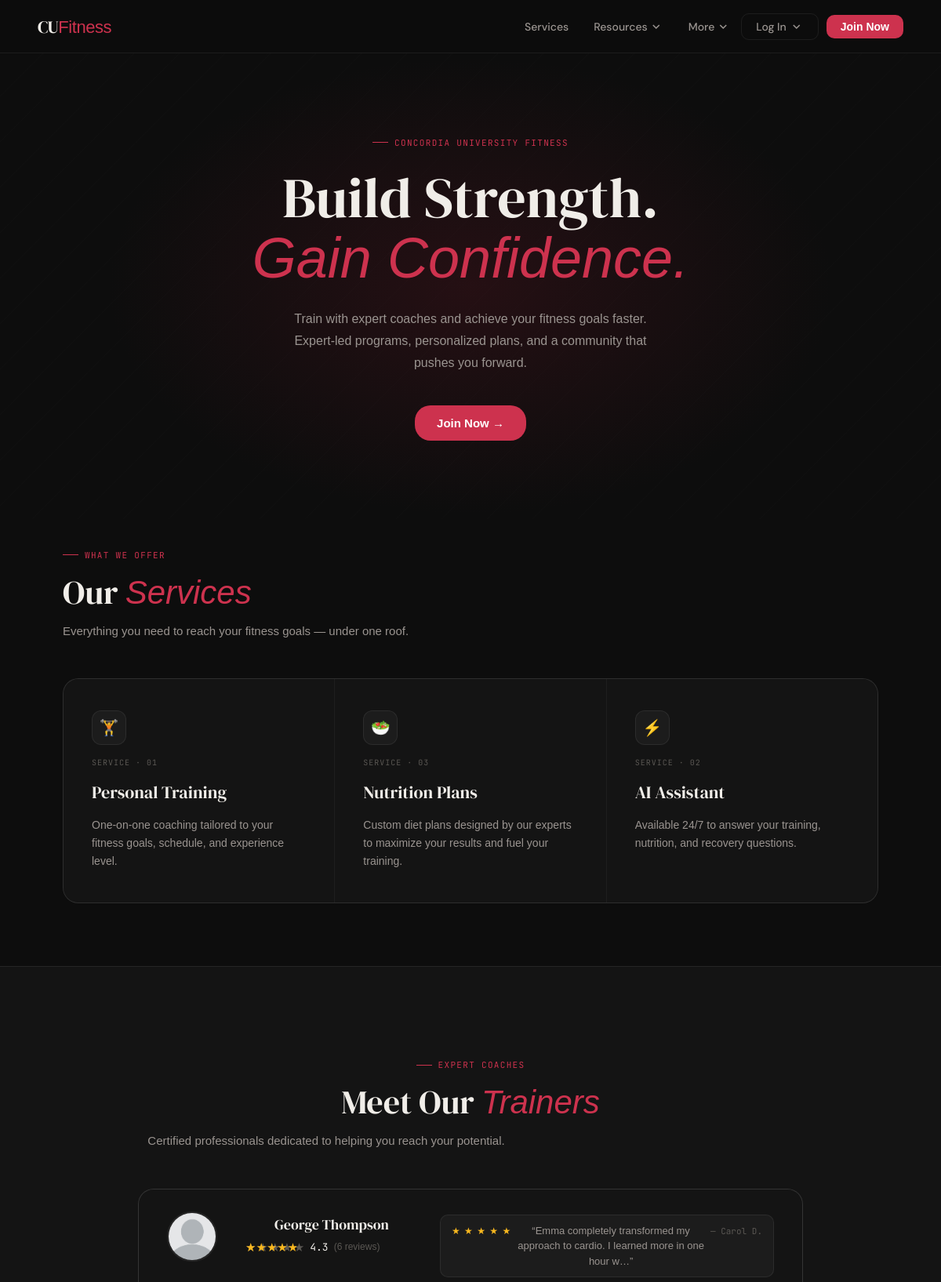
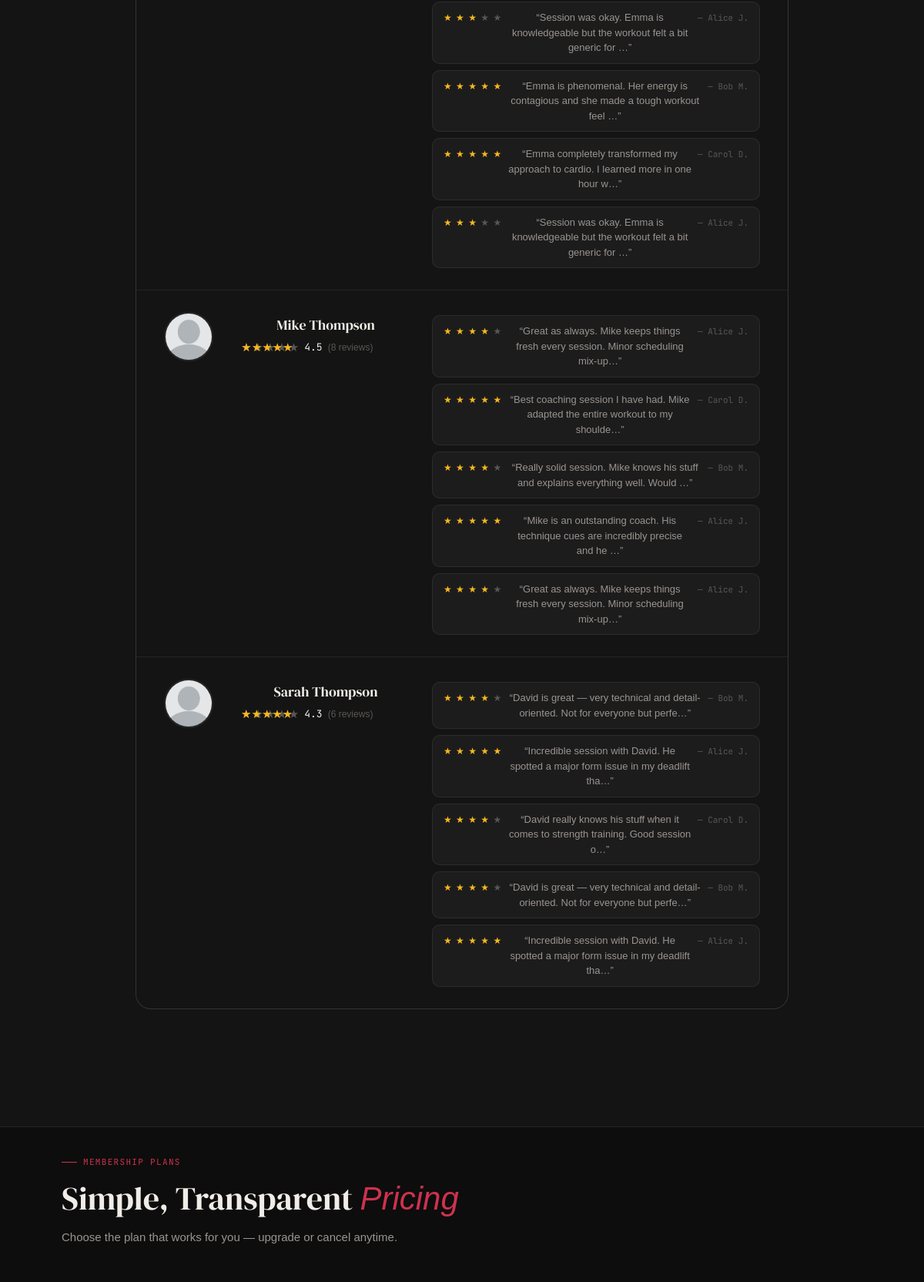
The page / (upper part) on the database its author committed (2 pictures, top to bottom).
### CUFitness/models.py (models this page shows, shortened)
class CustomUser(AbstractBaseUser, PermissionsMixin):
    ROLE_CHOICES = [
        ('MEMBER', 'Member'),
        ('COACH', 'Coach'),
        ('STAFF', 'Staff'),
        ('ADMIN', 'Admin'),
    ]
    role = models.CharField(max_length=20, choices=ROLE_CHOICES, default='MEMBER', verbose_name='user role')
    MEMBERSHIP_CHOICES = [
        ("BASIC", "Basic"),
        ("STANDARD", "Standard"),
        ("PLATINUM", "Platinum"),
        ("PER_SESSION", "Per Session"),
    ]
    email = models.EmailField(_("email address"), unique=True)
    first_name = models.CharField(_("first name"), max_length=50, default='')
    last_name = models.CharField(_("last name"), max_length=50, default='')
    membership = models.CharField(_("membership"), max_length=50, choices=MEMBERSHIP_CHOICES, default='BASIC')
    phone_number = models.CharField(max_length=20, default='', help_text='e.g. +1 514 555 0123')
    date_of_birth = models.DateField(null=True,)
    address = models.CharField(max_length=255, default='', blank=True,)
    profile_picture = models.ImageField(upload_to='profile_pictures/', default='defaults/Default_Profile_Picture.jpg',blank=True,)
    REQUEST_STATUS_CHOICES = [
        ('NONE', 'No Request'),
        ('PENDING', 'Pending Approval'),
        ('APPROVED', 'Approved'),
        ('REJECTED', 'Rejected'),
    ]
    coach_request_status = models.CharField(
        max_length=20,
        choices=REQUEST_STATUS_CHOICES,
        default='NONE',
        verbose_name='Coach request status'
    )
    WORKOUT_VISIBILITY_CHOICES = [
        ('PUBLIC', 'Public'),
        ('COACH_ONLY', 'Coach Only'),
    ]
    workout_visibility = models.CharField(
        max_length=20,
        choices=WORKOUT_VISIBILITY_CHOICES,
        default='COACH_ONLY',
        verbose_name='Workout history privacy setting'
    )
    is_staff = models.BooleanField(default=False)   # Staff access
    is_active = models.BooleanField(default=True)   # Account deactivation control
    date_joined = models.DateTimeField(default=timezone.now)
    USERNAME_FIELD = "email"    # Use email as login
    REQUIRED_FIELDS = []    # Safety control for createsuperuser
    objects = CustomUserManager()
    def average_rating(self):
        if self.role != 'COACH':
            return 0
        reviews = self.received_reviews.all()
        if not reviews:
            return 0
        total = sum(r.rating for r in reviews)
        return round(total / reviews.count(), 1)
    def latest_reviews(self, limit=5):
        if self.role != 'COACH':
            return CoachReview.objects.none()
        return self.received_reviews.order_by('-created_at')[:limit]
    def total_reviews_count(self):
        if self.role != 'COACH':
            return 0
        return self.received_reviews.count()
    class Meta:
        permissions = [
            ("can_ban_users", "Can ban users"),
            ("can_view_coach_requests", "Can view coach requests"),
            ("can_accept_coach_requests", "Can accept coach requests"),
            ("can_change_user_role", "Can change user role"),
            ("can_view_user_reports", "Can view user reports"),
        ]

class CoachReview(models.Model):
    coach = models.ForeignKey(
        CustomUser,
        on_delete=models.CASCADE,
        related_name='received_reviews',
        limit_choices_to={'role': 'COACH'}
    )
    member = models.ForeignKey(
        CustomUser,
        on_delete=models.CASCADE,
        related_name='written_reviews',
        limit_choices_to={'role': 'MEMBER'}
    )
    appointment = models.OneToOneField(
        'CoachAppointment',
        on_delete=models.CASCADE,
        related_name='review'
    )
    rating = models.PositiveSmallIntegerField(
        validators=[MinValueValidator(1), MaxValueValidator(5)],
        help_text='Rating from 1 to 5 stars'
    )
    comment = models.TextField(max_length=500, blank=True, help_text='Optional comment (max 500 characters)')
    created_at = models.DateTimeField(auto_now_add=True)
    class Meta:
        ordering = ['-created_at']
        verbose_name = 'Coach Review'
        verbose_name_plural = 'Coach Reviews'

### CUFitness/views.py (the view)
# urls.py: 2. Add a URL to urlpatterns:  path('', views.home, name='home')
def home(request):
    if request.user.is_authenticated and request.user.role == 'STAFF':
        active_members = CustomUser.objects.filter(role="MEMBER", is_active=True).order_by("first_name")
        active_coaches = CustomUser.objects.filter(role="COACH", is_active=True).order_by("first_name")
        return render(request, "CUFitness/staff/staff_home.html",
                      {"active_members": active_members, "active_coaches": active_coaches})
    elif request.user.is_authenticated and request.user.role == 'COACH':
        return redirect('coach_home')
    else:
        active_coaches = CustomUser.objects.filter(role="COACH", is_active=True).order_by("first_name")
        return render(request, 'CUFitness/general_website/home.html', {"active_coaches": active_coaches})

### CUFitness/templates/CUFitness/general_website/home.html (shortened to what this page needs)
{% extends 'CUFitness/general_website/base.html' %}
{% load static %}
{% block extra_styles %}
  <link rel="stylesheet" href="{% static 'general_website/home.css' %}"/>
{% endblock %}
{% block content %}
<section class="home-hero" id="home">
  <div class="home-hero-content">
    <div class="home-hero-label">Concordia University Fitness</div>
    <h1>Build Strength.<br><em>Gain Confidence.</em></h1>
    <p class="home-hero-sub">
      Train with expert coaches and achieve your fitness goals faster.
      Expert-led programs, personalized plans, and a community that pushes you forward.
    </p>
    <div class="hero-cta-group">
      <a href="{% url 'register' %}" class="hero-btn-primary">Join Now &rarr;</a>
    </div>
  </div>
</section>
<div class="section-header">
  <div class="section-label">What We Offer</div>
  <h2>Our <em>Services</em></h2>
  <p>Everything you need to reach your fitness goals — under one roof.</p>
</div>
<div class="services-grid">
  <div class="service-card">
    <div class="service-icon">&#127947;</div>
    <div class="service-tag">Service &middot; 01</div>
    <h3>Personal Training</h3>
    <p>One-on-one coaching tailored to your fitness goals, schedule, and experience level.</p>
  </div>
  <div class="service-card">
    <div class="service-icon">&#129367;</div>
    <div class="service-tag">Service &middot; 03</div>
    <h3>Nutrition Plans</h3>
    <p>Custom diet plans designed by our experts to maximize your results and fuel your training.</p>
  </div>
  <div class="service-card">
    <div class="service-icon">&#9889;</div>
    <div class="service-tag">Service &middot; 02</div>
    <h3>AI Assistant</h3>
    <p>Available 24/7 to answer your training, nutrition, and recovery questions.</p>
  </div>
</div>
<section class="trainers-section">
  <div class="section-header">
    <div class="section-label">Expert Coaches</div>
    <h2>Meet Our <em>Trainers</em></h2>
    <p>Certified professionals dedicated to helping you reach your potential.</p>
  </div>
  <div class="trainers-grid">
    {% for coach in active_coaches %}
      {% with avg=coach.average_rating reviews=coach.latest_reviews total=coach.total_reviews_count %}
      <div class="trainer-row">
        <img
          class="trainer-avatar"
          src="{{ coach.profile_picture.url }}"
          alt="{{ coach.first_name }} {{ coach.last_name }}"
        >
        <div class="trainer-info">
          <span class="trainer-name">{{ coach.first_name }} {{ coach.last_name }}</span>
          <div class="trainer-rating">
            <div class="stars" style="--fill: {{ avg }}">
              {% for i in "12345" %}
                <span class="star">★</span>
              {% endfor %}
            </div>
            <span class="rating-value">{{ avg }}</span>
            <span class="review-count">({{ total }} review{{ total|pluralize }})</span>
          </div>
        </div>
        {% if reviews %}
        <div class="trainer-reviews">
          {% for review in reviews %}
          <div class="review-chip">
            <span class="review-stars">
              {% for i in "12345" %}
                <span class="{% if forloop.counter <= review.rating %}star-on{% else %}star-off{% endif %}">★</span>
              {% endfor %}
            </span>
            {% if review.comment %}
              <span class="review-text">&ldquo;{{ review.comment|truncatechars:80 }}&rdquo;</span>
            {% endif %}
            <span class="review-author">— {{ review.member.first_name }} {{ review.member.last_name|slice:":1" }}.</span>
          </div>
          {% endfor %}
        </div>
        {% else %}
        <div class="trainer-reviews no-reviews">No reviews yet.</div>
        {% endif %}
      </div>
      {% endwith %}
    {% endfor %}
  </div>
</section>
<div class="section-header">
  <div class="section-label">Membership Plans</div>
  <h2>Simple, Transparent <em>Pricing</em></h2>
  <p>Choose the plan that works for you — upgrade or cancel anytime.</p>
</div>
{% endblock %}

### CUFitness/static/general_website/base.css (style rules this page uses)
* { margin: 0; padding: 0; box-sizing: border-box; font-family: 'Poppins', sans-serif; }
body { background-color: #111; color: #fff; }
section { padding: 80px 8%; text-align: center; color: #fff; }

### CUFitness/static/general_website/navbar.css (style rules this page uses)
:root { --cu-red: hsl(349, 61%, 50%); --cu-red-glow: hsla(349, 61%, 50%, 0.15); --surface-0: #0d0d0d; --surface-1: #141414; --surface-2: #1c1c1c; --border: rgba(255,255,255,0.07); --border-hover:rgba(255,255,255,0.14); --text-primary: #f0ede8; --text-secondary: #9a9490; --text-muted: #5a5753; --radius-lg: 20px; --nav-height: 68px; }
*, *::before, *::after { box-sizing: border-box; }
body { margin: 0; background: var(--surface-0); color: var(--text-primary); font-family: 'DM Sans', sans-serif; }

### rows shown on the page
CustomUser: profile_picture (placeholder picture), first_name "George", last_name "Thompson", average_rating "4.3", total_reviews_count "6"
CoachReview: comment "Emma completely transformed my approach to cardio. I learned more in one hour w…", member.first_name "Carol", member.last_name "D"
CoachReview: comment "Session was okay. Emma is knowledgeable but the workout felt a bit generic for …", member.first_name "Alice", member.last_name "J"
CoachReview: comment "Emma is phenomenal. Her energy is contagious and she made a tough workout feel …", member.first_name "Bob", member.last_name "M"
CoachReview: comment "Emma completely transformed my approach to cardio. I learned more in one hour w…", member.first_name "Carol", member.last_name "D"
CoachReview: comment "Session was okay. Emma is knowledgeable but the workout felt a bit generic for …", member.first_name "Alice", member.last_name "J"
CustomUser: profile_picture (placeholder picture), first_name "Mike", last_name "Thompson", average_rating "4.5", total_reviews_count "8"
CoachReview: comment "Great as always. Mike keeps things fresh every session. Minor scheduling mix-up…", member.first_name "Alice", member.last_name "J"
CoachReview: comment "Best coaching session I have had. Mike adapted the entire workout to my shoulde…", member.first_name "Carol", member.last_name "D"
CoachReview: comment "Really solid session. Mike knows his stuff and explains everything well. Would …", member.first_name "Bob", member.last_name "M"
CoachReview: comment "Mike is an outstanding coach. His technique cues are incredibly precise and he …", member.first_name "Alice", member.last_name "J"
CoachReview: comment "Great as always. Mike keeps things fresh every session. Minor scheduling mix-up…", member.first_name "Alice", member.last_name "J"
CustomUser: profile_picture (placeholder picture), first_name "Sarah", last_name "Thompson", average_rating "4.3", total_reviews_count "6"
CoachReview: comment "David is great — very technical and detail-oriented. Not for everyone but perfe…", member.first_name "Bob", member.last_name "M"
CoachReview: comment "Incredible session with David. He spotted a major form issue in my deadlift tha…", member.first_name "Alice", member.last_name "J"
CoachReview: comment "David really knows his stuff when it comes to strength training. Good session o…", member.first_name "Carol", member.last_name "D"
CoachReview: comment "David is great — very technical and detail-oriented. Not for everyone but perfe…", member.first_name "Bob", member.last_name "M"
CoachReview: comment "Incredible session with David. He spotted a major form issue in my deadlift tha…", member.first_name "Alice", member.last_name "J"
